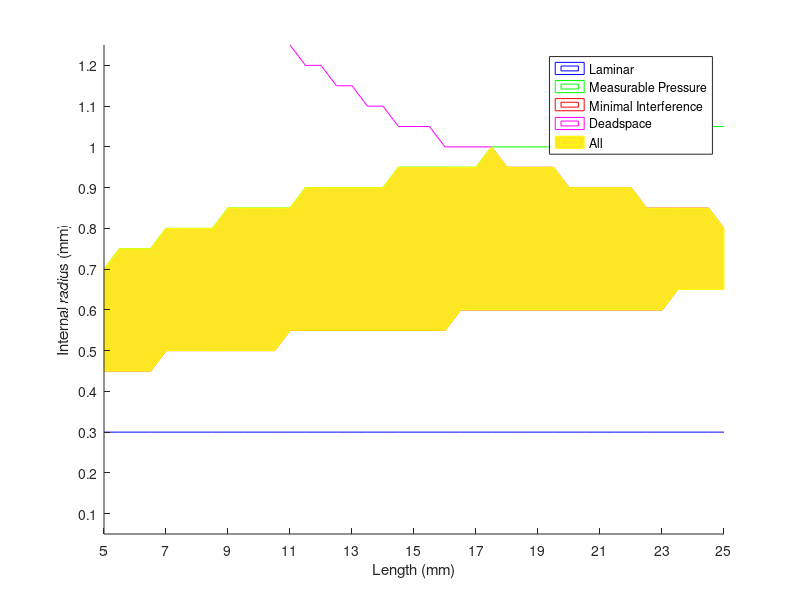
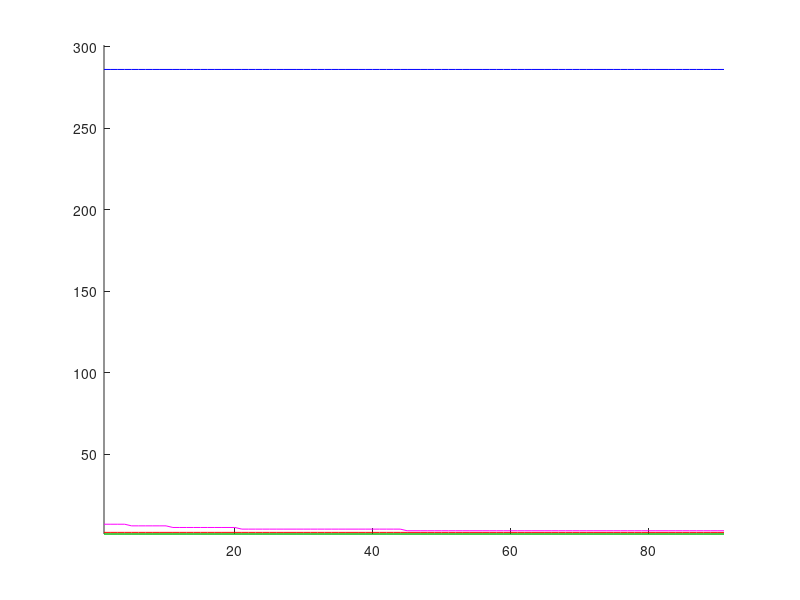

Recreate these plots in MATLAB, in order. (Note: this script raises an error after producing the figures.)
% r vs L Pneumotach design
% Following Giannella-Neto et al. 1998 JAppliedPhysiology 

%% for Rats 
[L, r] = meshgrid(5:0.5:25, 0:.05:1.2);
% p = rand(2, 1); %# In this example p = [0.1, 0.2]
Vmax = 12.0; % ml s^-1 Max Flow Rate
Vmin = 0.1; % ml s^-1 Min Flow Rate
VT = 2.0; % mL Tidal Volume
rho = 1.176; % kg m^-3 Density
eta = 1.839E-5; % N s m^-2 Dynamic Viscosity 
delPmin = 0.1; % Pa Minimal measurable pressure differential
Ltot = 4.*L; % Total pneumotachograph length 
aR = 0.2; % Fraction of respiratory system resistance "allowable"
aV = 0.1; % Fraction of tidal volume "allowable" in the pneumotachograph
Rrs = 0.24; % cm H20 s ml^-1 or = 0.24E8 kg m^-4 s Animal's Respiratory system resistance

ineq1 = r >= (Vmax*rho/1000)/(1000*pi*eta);             %# First inequation: Laminar Flow
ineq2 = r <= nthroot((8*eta*L*Vmin*1000)/(pi*delPmin),4); %# Second inequation: Measurable differential Pressure
ineq3 = r >= nthroot((8*eta*Ltot)/(aR*pi*Rrs),4); %# Third inequation: Minimal interference with respiratory mechanics
ineq4 = r <= sqrt((aV*VT*1000)./(pi*Ltot)); %# Fourth inequation: minimal dead space
all = ineq1 & ineq2 & ineq3 & ineq4;                      %# Intersection of both inequations

figure(1); clf; hold on
c = 1:5;                                    %# Contour levels
contour(c(1) * ineq1, [c(1), c(1)], 'b');  %# Fill area for first inequation
contour(c(2) * ineq2, [c(2), c(2)], 'g')   %# Fill area for second inequation
contour(c(3) * ineq3, [c(3), c(3)],'r')
contour(c(4) * ineq4,  [c(4), c(4)], 'm')

contourf(c(5) * all, [c(5), c(5)], 'y')     %# Fill area for both inequations

legend('Laminar','Measurable Pressure','Minimal Interference','Deadspace','All')
xlabel('Length (mm)'); ylabel('Internal radius (mm)')
set(gca,'Xtick',1:4:41,'Xticklabel',min(min(L)):2:max(max(L)),...
    'Ytick',0:2:25,'Yticklabel',min(min(r)):0.1:max(max(r)))

%% For Dolphins

[L, r] = meshgrid(10:100, 0:10:3000);
% 1 cm to 10 cm length between ports
% 0 to 3000 mm radius = 3 m hahahahahahahaaahahahahaa.

Vmax = 140*1000; % ml s^-1 Max Flow Rate
Vmin = 0.1; % ml s^-1 Min Flow Rate
VT = 6*1000; % mL Tidal Volume
rho = 1.176; % kg m^-3 Density
eta = 1.839E-5; % N s m^-2 Dynamic Viscosity 
delPmin = 1; % Pa Minimal measurable pressure differential
Ltot = 4.*L; % Total pneumotachograph length 
aR = 0.2; % Fraction of respiratory system resistance "allowable"
aV = 0.1; % Fraction of tidal volume "allowable" in the pneumotachograph
Rrs = 40; % cm H20 s ml^-1 or = 0.24E8 kg m^-4 s Animal's Respiratory system resistance

ineq1 = r >= (Vmax*rho/1000)/(1000*pi*eta);             %# First inequation: Laminar Flow
ineq2 = r <= nthroot((8*eta*L*Vmin*1000)/(pi*delPmin),4); %# Second inequation: Measurable differential Pressure
ineq3 = r >= nthroot((8*eta*Ltot)/(aR*pi*Rrs),4); %# Third inequation: Minimal interference with respiratory mechanics
ineq4 = r <= sqrt((aV*VT*1000)./(pi*Ltot)); %# Fourth inequation: minimal dead space
all = ineq1 & ineq2 & ineq3 & ineq4;                      %# Intersection of both inequations

figure(2); clf; hold on
c = 1:5;                                    %# Contour levels
contour(c(1) * ineq1, [c(1), c(1)], 'b');  %# Fill area for first inequation
contour(c(2) * ineq2, [c(2), c(2)], 'g')   %# Fill area for second inequation
contour(c(3) * ineq3, [c(3), c(3)],'r')
contour(c(4) * ineq4,  [c(4), c(4)], 'm')

contourf(c(5) * all, [c(5), c(5)], 'y')     %# Fill area for both inequations

legend('Laminar','Measurable Pressure','Minimal Interference','Deadspace')
xlabel('Length (mm)'); ylabel('Internal radius (mm)')
set(gca,'Xtick',0:10:90,'Xticklabel',min(min(L)):10:max(max(L)),...
     'Ytick',0:50:300,'Yticklabel',min(min(r)):500:max(max(r)))

%% is there a common space if we ignore laminar flow?
clear L r ineq1 ineq2 ineq3 ineq4
[L, r] = meshgrid(10:100, 0:1:50);
% 1 cm to 10 cm length between ports
% 0 to 50 mm radius = 5 cm 
Ltot = 4.*L; % Total pneumotachograph length 


ineq1 = r >= (Vmax*rho/1000)/(1000*pi*eta);             %# First inequation: Laminar Flow
ineq2 = r <= nthroot((8*eta*L*Vmin*1000)/(pi*delPmin),4); %# Second inequation: Measurable differential Pressure
ineq3 = r >= nthroot((8*eta*Ltot)/(aR*pi*Rrs),4); %# Third inequation: Minimal interference with respiratory mechanics
ineq4 = r <= sqrt((aV*VT*1000)./(pi*Ltot)); %# Fourth inequation: minimal dead space


all = ineq2 & ineq3 & ineq4;

figure(3); clf; hold on
c = 1:5;                                    %# Contour levels
contour(c(2) * ineq2, [c(2), c(2)], 'g')   %# Fill area for second inequation
contour(c(3) * ineq3, [c(3), c(3)],'r')
contour(c(4) * ineq4,  [c(4), c(4)], 'm')

contourf(c(5) * all, [c(5), c(5)], 'y')     %# Fill area for both inequations

legend('Measurable Pressure','Minimal Interference','Deadspace','All')
xlabel('Length (mm)'); ylabel('Internal radius (mm)')
set(gca,'Xtick',0:10:90,'Xticklabel',min(min(L)):10:max(max(L)))

% NO SOLUTION 